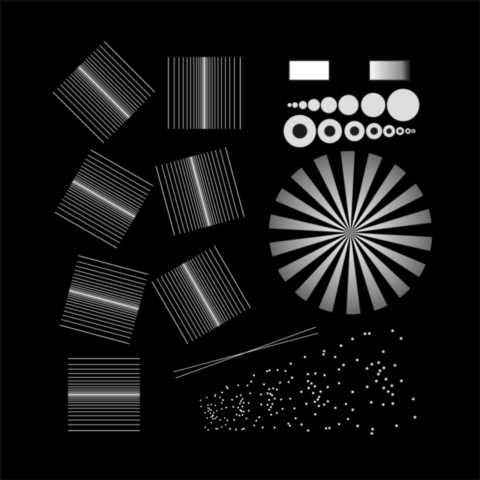
%> input picture Direct4SIM/Direct4SIM/obj2D.png, 480 x 480 px
$ octave ExampleSimu.m   (GNU Octave 9; MATLAB toolbox functions it lacks are replaced by stand-ins)
%> lines starting %> are read from the running program, lines starting %| are printed output that depends on the picture
### Direct4SIM/Direct4SIM/Utils/GeneratePSF.m
function [PSF,OTF] = GeneratePSF(Na,lamb,sz,res,type,displ)
%--------------------------------------------------------------------------
% function [PSF,OTF] = GeneratePSF(Na,lamb,res,type)
%
% Generates the PSF
%
% Inputs : Na    : Numerical Aperture
%          lamb  : Illumination wavelength
%          sz    : size of the returned image
%          res   : Pixel size
%          type  : 0 -> ideal airy PSF
%                  1 -> more realistic model
%          displ : display (default 0)
%
% Outputs : PSF : image of the PSF
%           OTF : image of the OTF (Fourier of PSF)
%--------------------------------------------------------------------------

if nargin <6
    displ=0;
end

fc=2*Na/lamb*res;        % cut-off frequency
ll=linspace(-0.5,0,sz(1)/2+1);
lr=linspace(0,0.5,sz(1)/2);
[X,Y]=meshgrid([ll,lr(2:end)],[ll,lr(2:end)]);
[~,rho]=cart2pol(X,Y);
if  type == 0
    OTF=fftshift((rho<fc));
else
    OTF=fftshift(1/pi*(2*acos(abs(rho)/fc)-sin(2*acos(abs(rho)/fc))).*(rho<fc));
end
OTF=double(OTF)/max(max(OTF));
PSF=real(ifft2(OTF));

if displ
    figure;subplot(1,2,1);imagesc(log(1+abs(fftshift(OTF)))); axis image; title('OTF'); viscircles(floor(sz(1:2)/2)+1,fc*sz(1)); colormap(fire(200));
    subplot(1,2,2);imagesc(fftshift(PSF)); axis image; title('PSF'); caxis([0 0.01*max(PSF(:))]);
end
end

### Direct4SIM/Utils/GenerateSIM4data.m
function [y] = GenerateSIM4data(x,patt,OTF,noiseSNR,displ)
%--------------------------------------------------------------------------
% function [y] = GenerateSIMdata(x,patt,OTF,noiseLev)

% Generates SIM data
%
% Inputs : x         : Sample
%          patt      : Patterns
%          OTF       : Optical transfert function
%          noiseSNR  : SNR of the generated data
%          displ     : display (default 0)
%
% Output : y : stack of SIM data
%--------------------------------------------------------------------------

if nargin <5
    displ=0;
end

y=zeros(size(patt));
for ii=1:size(patt,3)
    y_noNoise = real(ifft2(OTF.*fft2(patt(:,:,ii).*x)));
    nn = randn(size(y_noNoise));
    y(:,:,ii) = y_noNoise + norm(y_noNoise(:)) .* 10^(-noiseSNR/20).*nn/norm(nn(:));
end

if displ
    figure;subplot(1,2,1);imagesc(patt(:,:,1)); axis image; title('Example pattern');
    subplot(1,2,2);imagesc(log(1+abs(fftshift(fftn(patt(:,:,1)))))); axis image; title('Example pattern FFT');
    figure;subplot(1,2,1);imagesc(y(:,:,1)); axis image; title('Example acquired data');
    subplot(1,2,2);imagesc(log(1+abs(fftshift(fftn(y(:,:,1)))))); axis image; title('Example acquired data FFT');
end

end

### Direct4SIM/Direct4SIM/Utils/DirectSIM4.m
function [x,pattest] = DirectSIM4(y,OTF,res,Na,lamb,w,displ)
%--------------------------------------------------------------------------
% function [x,pattest] = DirectSIM4(y,OTF,res,Na,lamb,w,displ)

% Direct SIM reconstruction from 4 raw images
%
% Inputs : y      : 4-raw data (the last one y(:,:,4) is the widefield image
%          OTF    : Optical transfert function
%          res    : Pixel size (nm)
%          Na     : Objective numerica aperture
%          lamb   : Illumination wavelength
%          w      : Wiener regul parameter
%          displ  : display parameter (default 0)
%
% Output : x        : reconstructed image
%          pattest  : estimated patterns
%--------------------------------------------------------------------------

%% Pre-computations
OTF0=fftshift(double(OTF>0));   % Ideal OTF
fc=2*Na/lamb*res;               % PSF Cut-off frequency
sz=size(y);sz=sz(1:2);          % Size (x,y)

% [14 lines of commented-out code are left out]


%% Remove WF component to SIM data
wf=y(:,:,4);
fftWF=fftshift(fft2(wf));
G = zeros([sz,3]);
for ii=1:3
    ffty=fftshift(fft2(y(:,:,ii)));
    a =  real(OptWght(ffty,fftWF,sz/2+1,sz(1)/8));
    G(:,:,ii)=real(ifft2(ifftshift(OTF0.*(a*ffty-fftWF))));
end

% [5 lines of commented-out code are left out]

%% Extract patterns parameters
% Initialize frequencies
kest=zeros(2,3);
for ii=1:size(G,3)
    kest(:,ii)=GetFreq(G(:,:,ii),fc,res,displ)  ;
end

% Estimate frequencies and phases
ac=zeros(1,3);
as=zeros(1,3);
pattest =zeros([sz,3]);
for ii=1:3
    [kest(:,ii),ac(ii),as(ii)] = GetSIMparams(G(:,:,ii),wf,kest(:,ii),res,OTF,displ);
    pattest(:,:,ii) =  GeneratePatterns(kest(:,ii),ac(ii),as(ii),sz,res);
    pattest(:,:,ii) = pattest(:,:,ii)-mean(mean(pattest(:,:,ii)));
end
kpx=kest.*sz'*res/pi; % Convert estimated wavevectors to pixels unit

%% Build Masks
% Shifted OTF
OTFm=zeros([sz,3,2]);
for ii=1:3
    OTFm(:,:,ii,1)=imtranslate(OTF0,kpx(:,ii)');
    OTFm(:,:,ii,2)=imtranslate(OTF0,-kpx(:,ii)');
end
% Truncated OTF0
T_OTF0=zeros([sz,3]);
if displ, figure; end
for ii=1:3
    T_OTF0(:,:,ii)=OTF0.*(1-imtranslate(OTF0,2*kpx(:,ii)')).*(1-imtranslate(OTF0,-2*kpx(:,ii)'));
    if displ, subplot(1,3,ii);imagesc(T_OTF0(:,:,ii)); axis image; axis off; colormap gray; title(['Orr #',num2str(ii),' Trunc OTF0']); end
end
% Oval masks
Ovals=zeros([sz,3,2]);
if displ, figure; end
for ii=1:3
    Ovals(:,:,ii,1)=imtranslate(fftshift(OTF).*OTFm(:,:,ii,1),kpx(:,ii)');
    Ovals(:,:,ii,2)=imtranslate(fftshift(OTF).*OTFm(:,:,ii,2),-kpx(:,ii)');
    if displ
        subplot(2,3,ii);imagesc(Ovals(:,:,ii,1)); axis image; axis off; title(['Orr #',num2str(ii),' Oval #1']);
        subplot(2,3,ii+3);imagesc(Ovals(:,:,ii,2)); axis image; axis off; colormap gray; title(['Orr #',num2str(ii),' Oval #2']);
    end
end
% Triangle masks
Tri=zeros([sz,3]);
if displ, figure; end
for ii=1:3
    tmp=OTF0.*prod(1-OTFm(:,:,ii,:),4);
    Tri(:,:,ii)=imtranslate(tmp,kpx(:,ii)')+imtranslate(tmp,-kpx(:,ii)');
end
for ii=1:3
    Tri(:,:,ii)=Tri(:,:,ii).*sum(Tri(:,:,setdiff(1:3,ii)),3).*prod(prod(1-Ovals,4),3);
    if displ, subplot(1,3,ii);imagesc(Tri(:,:,ii)); axis image; axis off; colormap gray;title(['Orr #',num2str(ii),' Tri #1']); end
end

%% Wiener Filter
% TODO  : Prendre en compte proprement l'exp en Fourier due à la phase dans
% la résolution du systeme.
ExtComp = zeros([sz,13]);  % Extracted Component
OtfComp = zeros([sz,13]);  % Corresponding OTF
comp=1;

% -- Widefield
ExtComp(:,:,comp)=fftWF.*OTF0;
OtfComp(:,:,comp)=OTF0;
comp=comp+1;

% -- Extract "Oval" components
for ii=1:3
    %tmp=fftshift(fft2(G(:,:,ii)-pattest(:,:,ii).*real(ifft2(ifftshift(fftWF.*T_OTF0(:,:,ii))))));
    tmp=fftshift(fft2(G(:,:,ii)-real(ifft2(OTF.*fft2(pattest(:,:,ii).*real(ifft2(ifftshift(fftWF.*T_OTF0(:,:,ii)))))))));

    OtfComp(:,:,comp)=Ovals(:,:,ii,1);
    ExtComp(:,:,comp)=imtranslate(tmp,kpx(:,ii)').*OtfComp(:,:,comp)*2/sqrt(ac(ii)^2+as(ii)^2);
    comp=comp+1;

    OtfComp(:,:,comp)=Ovals(:,:,ii,2);
    ExtComp(:,:,comp)=imtranslate(tmp,-kpx(:,ii)').*OtfComp(:,:,comp)*2/sqrt(ac(ii)^2+as(ii)^2);
    comp=comp+1;
end
% [8 lines of commented-out code are left out]
for ii=1:3
    tmp=fftshift(fft2(G(:,:,ii).*pattest(:,:,ii))).*Tri(:,:,ii)*(2/sqrt(ac(ii)^2+as(ii)^2));

    ExtComp(:,:,comp)=ExtComp(:,:,comp)+tmp;
    for jj=setdiff(1:3,ii)
        ExtComp(:,:,comp)=ExtComp(:,:,comp)-imtranslate(tmp,2*kpx(:,jj)');
        ExtComp(:,:,comp)=ExtComp(:,:,comp)-imtranslate(tmp,-2*kpx(:,jj)');
    end
end
ExtComp(:,:,comp)=ExtComp(:,:,comp).*max(Tri,[],3);
OtfComp(:,:,comp)=max(Tri,[],3);

% -- Combination through Wiener filtering
L=zeros(sz);
L(floor(sz(1)/2):floor(sz(1)/2)+2,floor(sz(2)/2):floor(sz(2)/2)+2) = [0 -1 0 ; -1 4 -1 ; 0 -1 0];
x=(real(ifft2(ifftshift(sum(ExtComp.*OtfComp,3)./(sum(OtfComp.^2,3)+w*fftshift(abs(fft2(fftshift(L))).^2))))));
end

### Direct4SIM/Direct4SIM/Utils/GeneratePatterns.m
function [patt] = GeneratePatterns(k,ac,as,sz,res)
%--------------------------------------------------------------------------
% [patt] = GeneratePatterns(orr,ph,sz,res,a)
%
% Generates patterns
%  patt(x,y) = 1 + a*cos(2*(k(1)*x + k(2)*y + ph))
%            = 1 + a*cos(2*ph)*cos(2*(k(1)*x + k(2)*y))
%                - a*sin(2*ph)*sin(2*(k(1)*x + k(2)*y))
%
% Inputs : k    : Wavevector
%          ac   : quantity a*cos(2*ph)
%          as   : quantity a*sin(2*ph)
%          sz   : size of the returned image
%          res  : Pixel size
%
% Output : patt : stack of images containing the patterns
%--------------------------------------------------------------------------

[X,Y]=meshgrid(0:sz(2)-1,0:sz(1)-1);X=X*res;Y=Y*res;
patt=1+ ac*cos(2*(k(1)*X+k(2)*Y)) - as*sin(2*(k(1)*X+k(2)*Y));
end

### Direct4SIM/Direct4SIM/ExampleSimu.m
%--------------------------------------------------------------------------
%
%
%--------------------------------------------------------------------------
clear;  close all;% clc
rng(1)
addpath Utils/
%% Parameters
% -- Sample
name='obj2D.png';        % Name of the file containing the object

% -- PSF
lamb=561;                % Illumination wavelength
res=40;                  % Pixel size (nm)
Na=1.4;                  % Objective numerica aperture
nl=1.51;                 % Refractive index of the objective medium (glass/oil)
ns=1.333;                % Refractive index of the sample medium (water)
type = 0;                % type of PSF (0 : ideal model, 1 : more realistic model)

% -- Patterns
orr=[2*pi/3 pi/3 0];     % Patterns orientations (vector)
ph=rand(1,3)*0;            % Phase if set to be random
a=0.9;                   % Amplitude coefficient of the patterns

% -- Noise
noiseSNR=20;             % SNR of generated data (dB)

% -- Other
displ=2;                 % 0 : only the reconstructed image is displayed
                         % 1 : display also generated data and PSF
                         % 2 : display all intermediate steps of the reconstruction

%% Data Generation
% -- Load image
x0=double(imread(name));x0=x0/max(x0(:));
sz=size(x0);
%> sz = [480 480]

% -- PSF
[PSF,OTF] = GeneratePSF(Na,lamb,sz,res,type,displ>0);
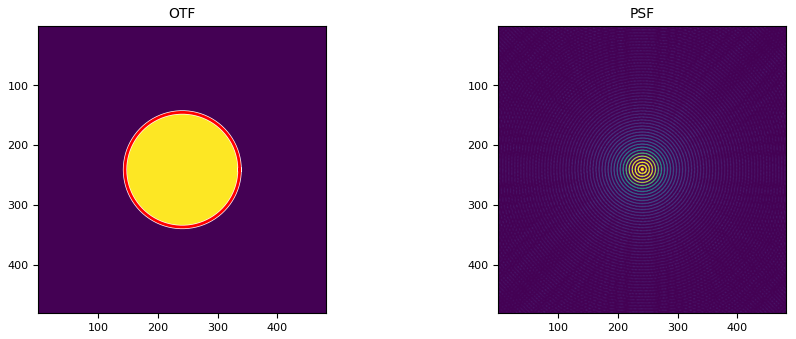
%> figure redrawn from the program's plot data, 2 panels

% -- Patterns
k0 =zeros(2,length(orr));
patt =zeros([sz,3]);
for ii=1:length(orr)
    k0(:,ii)=2*pi*ns/lamb*[cos(orr(ii)), sin(orr(ii))]*Na/nl;
    patt(:,:,ii) = GeneratePatterns(k0(:,ii),a*cos(2*ph(ii)),a*sin(2*ph(ii)),sz,res);
end
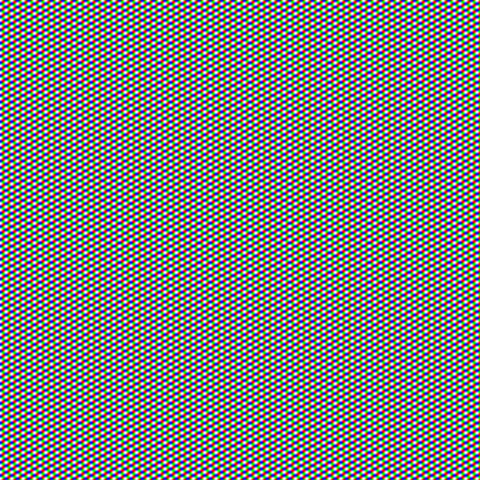
%> patt: size 480x480x3 double; mean R, G, B 1, 1, 1; drawn with min black and max white
%> after the loop, k0 = [-0.00692 0.00692 0.0138; 0.012 0.012 0]
patt(:,:,end+1)=rand*ones(sz(1:2));              % add widefield (with unknown intensity)
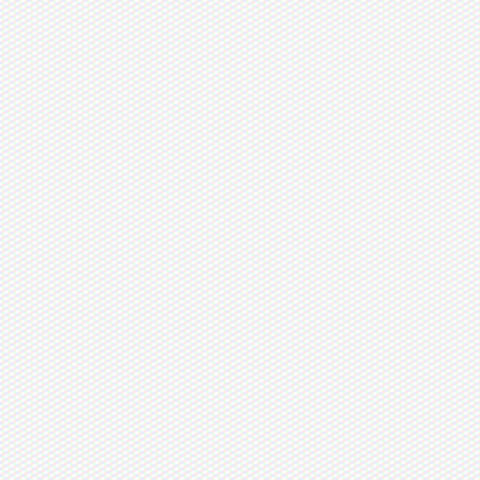
%> patt: size 480x480x4 double; mean R, G, B, A 1, 1, 1, 0.255; transparent parts drawn white

% -- Data
y = GenerateSIM4data(x0,patt,OTF,noiseSNR,displ>0);          %  Generate 4-SIM data
%> after the loop in GenerateSIM4data, `for ii=1:size(patt,3)`:
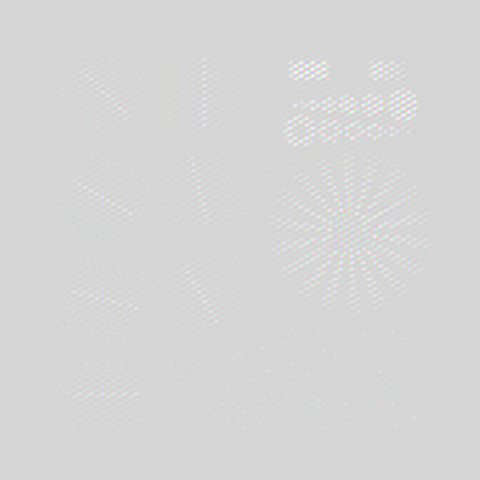
%> y: size 480x480x4 double; mean R, G, B, A 0.0828, 0.083, 0.0828, 0.0211; transparent parts drawn white
%> in GenerateSIM4data, `title('Example pattern FFT')`:
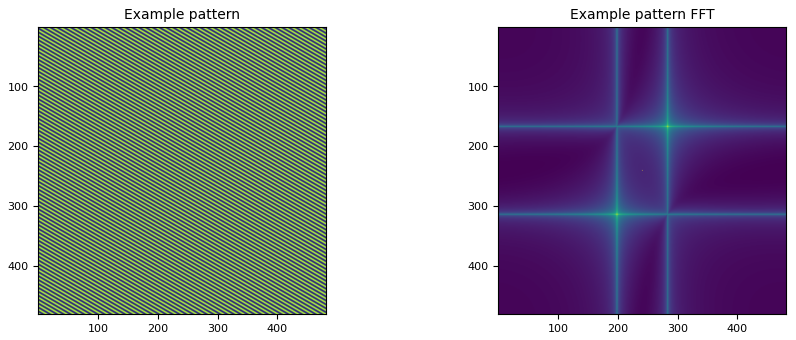
%> figure redrawn from the program's plot data, 2 panels
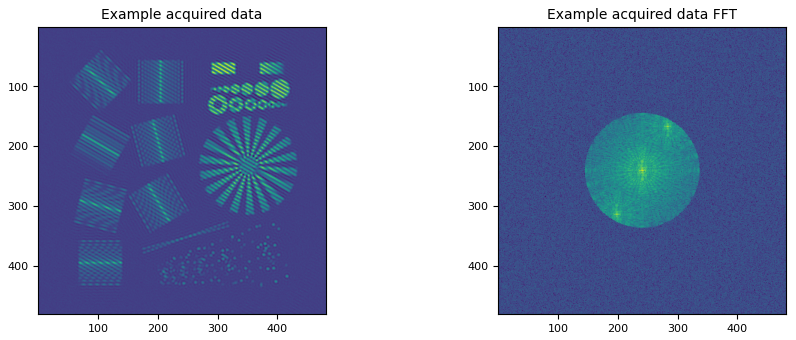
%> figure redrawn from the program's plot data, 2 panels

%% Reconstruction
[x,pattest] = DirectSIM4(y,OTF,res,Na,lamb,1e-3,displ==2);
%> in DirectSIM4, `wf=y(:,:,4);`:
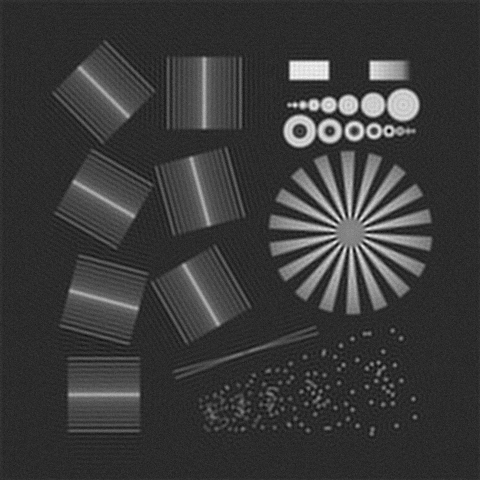
%> wf: size 480x480 double; min -0.0594, max 0.293, mean 0.0211; drawn with min black and max white
%> the run ends on the next line
